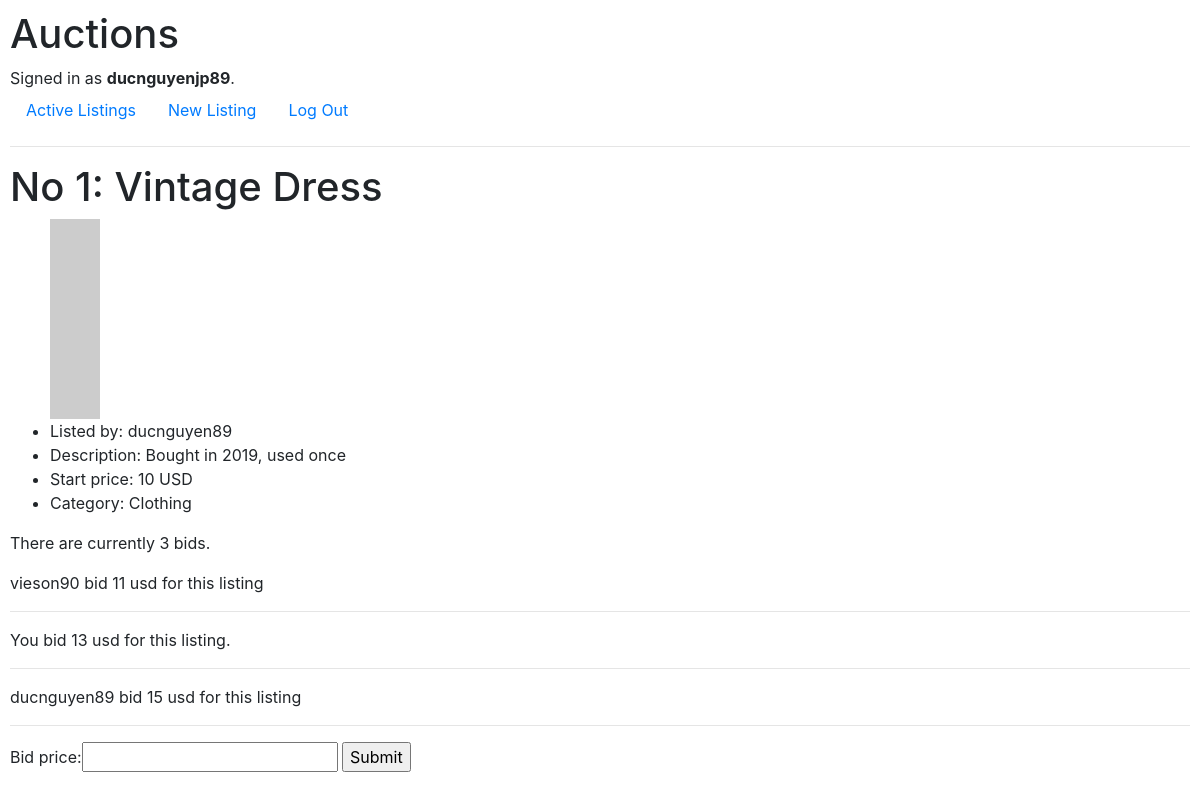
Screenshot of /1 (signed in) with the database file from the repository.
### auctions/models.py (models this page shows, shortened)
class User(AbstractUser):
    pass

class ListingPage(models.Model):
    user = models.CharField(max_length=64)
    title = models.CharField(max_length=64)
    description = models.CharField(max_length=200)
    startbids = models.IntegerField()
    imageurl = models.URLField(max_length=200)
    category = models.ForeignKey(Categories, blank=True, null=True, on_delete=models.CASCADE, related_name='listingtype')

class Categories(models.Model):
    name = models.CharField(max_length=64)
    def __str__(self):
        return f"{self.name}"

class Biddings(models.Model):
    item_id = models.ForeignKey(ListingPage, on_delete=models.CASCADE, related_name='biddingitem')
    bidder = models.ForeignKey(User, on_delete=models.CASCADE, related_name='bidders')
    bidding = models.IntegerField()

### auctions/views.py (the view)
# urls.py: path("<str:listing_id>", views.listing, name="listing"),
@login_required(login_url='login')
def listing(request, listing_id):
    user = request.user
    listing = ListingPage.objects.get(id=listing_id)
    biddings = Biddings.objects.filter(item_id=listing_id)
    num_of_bids = len(biddings)
    bid_form = NewBidding()
    return render(request, 'auctions/listing.html', {
        "listing": listing,
        "biddings": biddings,
        "user": user,
        "numofbids": num_of_bids,
        "form": bid_form
    })

### auctions/views.py
class NewBidding(forms.Form):
    bid_price = forms.IntegerField()

### auctions/templates/auctions/listing.html (shortened to what this page needs)
{% extends "auctions/layout.html" %}
{% block body %}
    <h1>No {{ listing.id }}: {{ listing.title }}</h1>
    <ul>
        <img src="{{ listing.imageurl }}" alt="item image">
        <li>Listed by: {{ listing.user }}</li>
        <li>Description: {{ listing.description }}</li>
        <li>Start price: {{ listing.startbids }} USD</li>
        <li>Category: {{ listing.category }}</li>
    </ul>
    {% if numofbids > 0 %}
    <p>There are currently {{ numofbids }} bids.</p>
        {% for bidding in biddings %}
            {% if bidding.bidder == user %}
            <p>You bid {{ bidding.bidding }} usd for this listing.</p>
            <hr>
            {% else %}
            <p>{{ bidding.bidder }} bid {{ bidding.bidding }} usd for this listing</p>
            <hr>
            {% endif %}
        {% endfor %}
    {% else %}
    <p>No bidding yet</p>
    {% endif %}
    <form action="{% url 'bidding' listing.id %}" method="post">
        {{ form }}
        <input type="submit">
    </form>
{% endblock %}

### auctions/templates/auctions/layout.html (shortened to what this page needs)
{% load static %}
<!DOCTYPE html>
<html lang="en">
    <head>
        <link rel="stylesheet" href="https://stackpath.bootstrapcdn.com/bootstrap/4.4.1/css/bootstrap.min.css">
        <link href="{% static 'auctions/styles.css' %}" rel="stylesheet">
    </head>
    <body>
        <h1>Auctions</h1>
        <div>
            {% if user.is_authenticated %}
                Signed in as <strong>{{ user.username }}</strong>.
            {% else %}
                Not signed in.
            {% endif %}
        </div>
        <ul class="nav">
            <li class="nav-item">
                <a class="nav-link" href="{% url 'index' %}">Active Listings</a>
            </li>
            {% if user.is_authenticated %}
                <li class="nav-item">
                    <a class="nav-link" href="{% url 'new_listing' %}">New Listing</a>
                </li>
                <li class="nav-item">
                    <a class="nav-link" href="{% url 'logout' %}">Log Out</a>
                </li>
            {% endif %}
        </ul>
        <hr>
        {% block body %}
        {% endblock %}
    </body>
</html>

### auctions/static/auctions/styles.css (style rules this page uses)
body { padding: 10px; }

### rows the page displays
User: username "ducnguyenjp89"
ListingPage: id "1", title "Vintage Dress", user "ducnguyen89", description "Bought in 2019, used once", startbids "10", category "Clothing"
Biddings: bidder "vieson90", bidding "11"
Biddings: bidding "13"
Biddings: bidder "ducnguyen89", bidding "15"

### other values shown
{{ numofbids }} "3"
